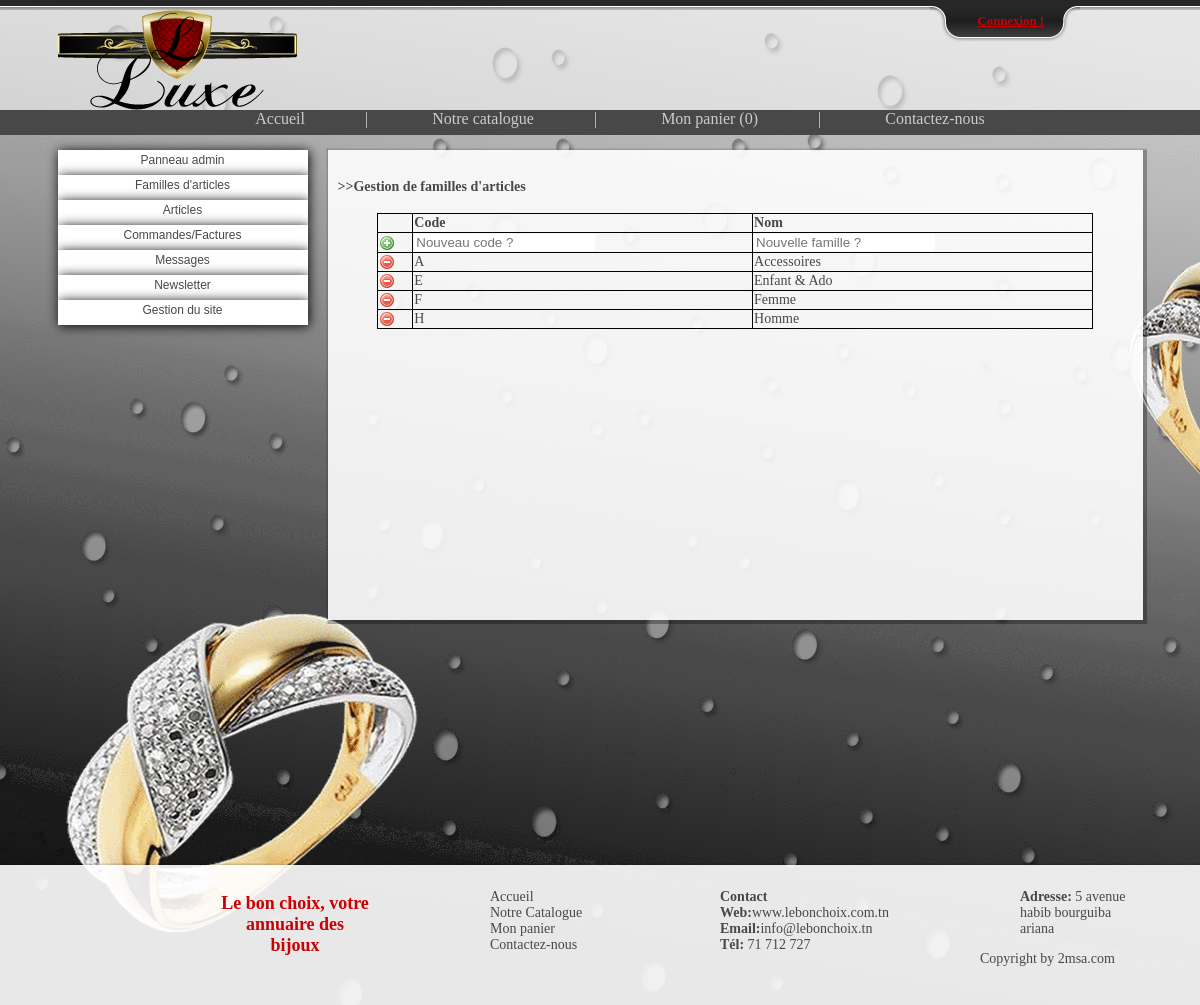
The app's page /root/g_famill/liste.php, older data.
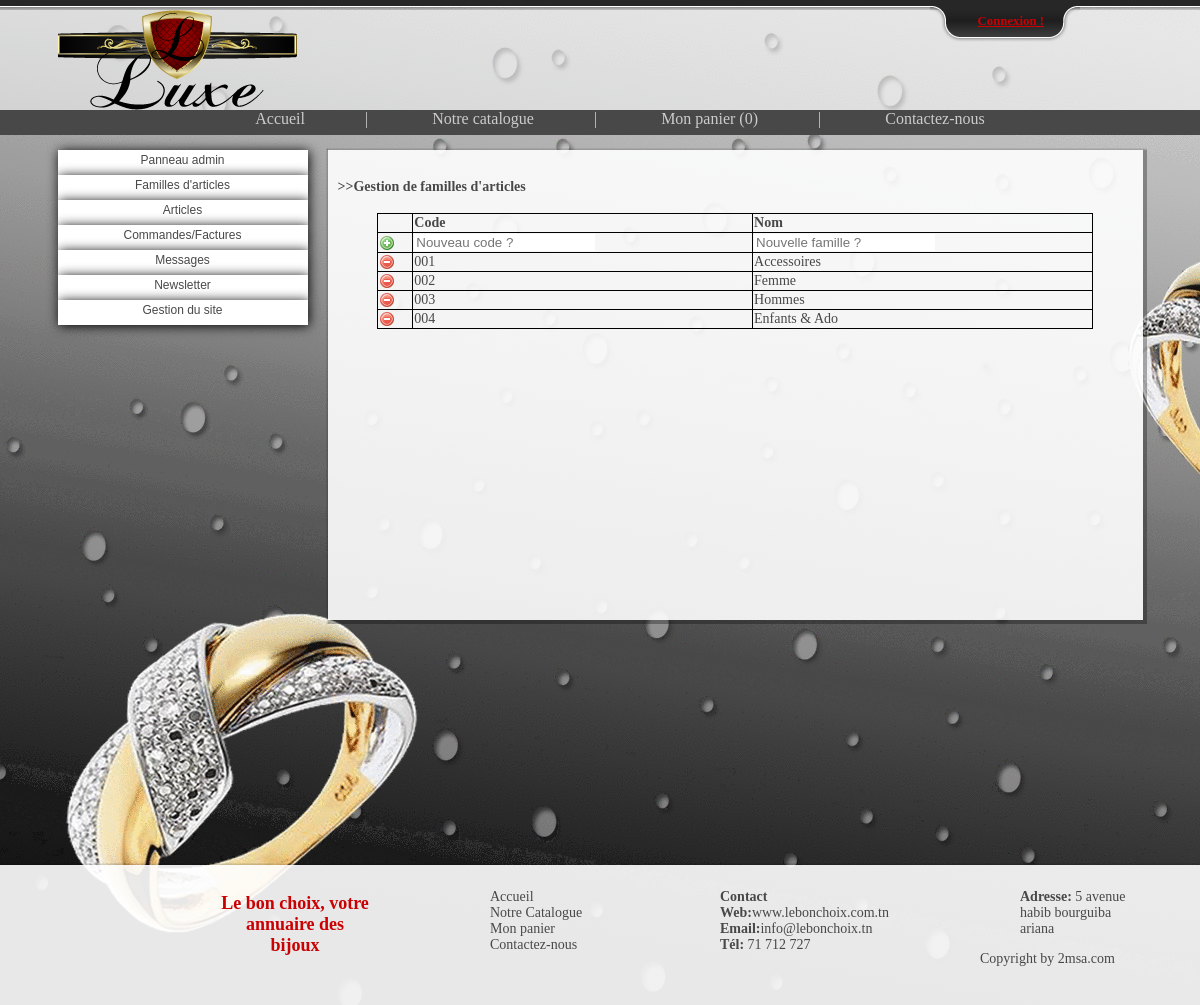
The same page, newer data.
### tables this page shows
CREATE TABLE IF NOT EXISTS `famill_article` (
  `code_famill_art` varchar(50) NOT NULL,
  `nom_famill_art` varchar(100) NOT NULL,
  PRIMARY KEY (`code_famill_art`)
);

### include/config.php (called while the page is built, shortened)
<?php
$adress_du_site="http://127.0.0.1/lebonchoix/lebonchoix";
?>

### include/function.php (called while the page is built, shortened)
<?php
include('config.php');
function nombre_article_dans_panier()
{
	$nbr_article = count($_SESSION['panier']['id_article']);
	return $nbr_article;
}
?>

### root/g_famill/liste.php (the view, shortened to what this page needs)
<?php include('../../include/function.php');?>
<!DOCTYPE html PUBLIC "-//W3C//DTD XHTML 1.0 Transitional//EN" "http://www.w3.org/TR/xhtml1/DTD/xhtml1-transitional.dtd">
<html xmlns="http://www.w3.org/1999/xhtml">
<head>
<link href="../../style/style.css" rel="stylesheet" type="text/css" />
</head>
<body>
<?php include('../../function/top_bar.php'); ?>
    <div id="head">
        <div id="head_container">
            <div id="head_logo">
                <img src="../../style/img/logo.png" alt="Le Bon Choix !"/>
            </div>
        </div>
    </div>
    <?php include('../../function/nav.php');?>
    <div id="contenant">
        <div id="side_bar">
        <?php
        include('../menuadmin.php');
        ?>
        </div>
        <div id="container">
            <div id="container_under_admin" class="g_box">
                <h4>>>Gestion de familles d'articles</h4>
<?php
$result_famille_affiche = mysql_query("SELECT * FROM famill_article;", $connection);
$nbr_ligne = mysql_num_rows($result_famille_affiche);
echo'
<table width="600px" id="ad_table" class="center">
<tr><td></td><td><b>Code</b></td><td><b>Nom</b></td></tr>
<form action="fonction_ajout.php" method="post">
<tr>
	<td><input border="0" src="../../style/img/b_add.png" type="image" Value=submit title="Ajouter"><input type="hidden"value="'.$nbr_ligne.'" name="nbr_ligne"></td>
	<td><input type="text" name="code_famill_art" required="required" class="global_input" placeholder="Nouveau code ?" style="border:none"/></td>
	<td><input type="text" name="nom_famill_art" required="required" class="global_input" placeholder="Nouvelle famille ?" style="border:none"/></td>
</tr>
</form>
';
while ($affected_rows_famille_affiche = mysql_fetch_object($result_famille_affiche) )
{
	echo'
		<tr>
			<td>
				<form action="" method="post">
				<a href="fonction_supp.php?code_famill_art='.$affected_rows_famille_affiche->code_famill_art.'"><img src="../../style/img/b_drop.png" title="Supprimer"/></a>
			</td>
			<td>'.$affected_rows_famille_affiche->code_famill_art.'</td>
			<td>'.$affected_rows_famille_affiche->nom_famill_art.'</td>
				</form>
		</tr>
		';
}
echo'</table>';
?>
            </div>
        </div>
    </div>
    <div id="footer">
        <?php include('../../function/footer.php');?>
    </div>
</body>
</html>

### function/top_bar.php (shortened to what this page needs)
<div id="toppanel">
	<div class="tab">
		<ul class="login">
			<li class="left">&nbsp;</li>
			<li>
            <?php
            if (isset($_SESSION['admin']))
            {
                echo'<a href="'.$adress_du_site.'/root/index.php"><span class="nav_activ">ESPACE ADMIN</span></a> | ';
                echo'<a href="'.$adress_du_site.'/function/deconexion.php">DECONEXION</a>';
            }
            else
            {
                if (isset($_SESSION['client']))
                {
					$clt = $_SESSION['client'];
                    echo $clt.'  |  ' ;
                    echo'<a href="'.$adress_du_site.'/function/deconexion.php">DECONEXION</a>';
                }
				else{echo'
				<li id="toggle">
					<a id="open" href="#">Connexion !</a>
					<a id="close" style="display: none;" href="#">Fermer !</a>
				</li>
				';}
			}
            ?>
            </li>
			<li class="right">&nbsp;</li>
		</ul>
	</div>

### function/nav.php (shortened to what this page needs)
<?php
echo'
<div id="nav">
	<ul>
		<li><a href="'.$adress_du_site.'/index.php">Accueil</a></li>|
		<li><a href="'.$adress_du_site.'/catalogue.php">Notre catalogue</a></li>|
		<li><a href="'.$adress_du_site.'/panier.php">Mon panier ('.nombre_article_dans_panier().')</a></li>|';
echo'
		<li><a href="'.$adress_du_site.'/contact.php">Contactez-nous</a></li>
	</ul>
</div>
';
?>

### root/menuadmin.php (shortened to what this page needs)
<div id="menu_admin">
	<div class="menu"><a href="<?php echo $adress_du_site ;?>/root/index.php">Panneau admin</a>
    </div>
	<div class="menu"><a href="#">Familles d'articles</a>
	</div>
    <div class="menu" ><a href="<?php echo $adress_du_site ;?>/root/g_article/liste.php">Articles</a>
    </div>
    <div class="menu"><a href="<?php echo $adress_du_site ;?>/root/g_commandes/liste.php">Commandes/Factures</a>
    </div>
    <div class="menu"><a href="<?php echo $adress_du_site ;?>/root/g_contactez-nous/affich.php">Messages</a>
    </div>
    <div class="menu"><a href="<?php echo $adress_du_site ;?>/root/newsletter/affich.php">Newsletter</a>
    </div>
    <div class="menu"><a href="#">Gestion du site</a>
    </div>
</div>

### function/footer.php
<div id="footer" class="g_box">
<div id="footer1">
<p class="footer_titre">Le bon choix, votre annuaire des bijoux</p>
</div>
<div id="footer2">
<ul>
<li class="footer_sous_titre">Accueil</li>
<li class="footer_sous_titre">Notre Catalogue</li>
<li class="footer_sous_titre">Mon panier</li>
<li class="footer_sous_titre">Contactez-nous</li>
</ul>
</div>
<div id="footer3">
<ul>
<li class="footer_sous_titre"><b>Contact</b></li>
<li class="footer_sous_titre"><b>Web:</b>www.lebonchoix.com.tn</li>
<li class="footer_sous_titre"><b>Email:</b>info@lebonchoix.tn</li>
<li class="footer_sous_titre"><b>Tél:</b> 71 712 727</li>
</ul>
</div>
<div id="footer4">
<ul>
<li class="footer_sous_titre"><b>Adresse:</b> 5 avenue habib bourguiba ariana</li>
</ul>
<br /><br />
<p class="footer_sous_titre">Copyright by 2msa.com</p>
</div>
</div>

### style/style.css (style rules this page uses)
html, body { border: 0; margin: 0; padding: 0; }
body { background-image:url(img/bg.png); background-repeat:no-repeat; }
img { border:none; }
#head { height:100px;background-color: rgba(255, 255, 255, 0.5); }
#head_container { height:100px;width:1085px;margin:0 auto; }
#head_logo { float:left;height:100px;width:250px; }
#head_logo img { border:none; }
#nav { text-align:center;height:25px;background:#484848;list-style-type:none;color:#ccc;margin-top:-16px; }
#nav li { display:inline-block;padding-left:60px;padding-right:60px; }
#nav ul li a { color: #ccc;text-decoration:none;text-align:center; }
#contenant { height:700px;width:1085px;margin:15px auto; }
#side_bar { float:left;width:250px;height:700px; }
.menu { position:relative; }
#menu_admin { color:#484848;float:left;display:inline; }
#menu_admin div { width:250px;text-align:center;z-index:100;box-shadow: 1px 1px 12px #000; }
#menu_admin div a:link, #menu_admin div a:visited, #menu_admin div a:hover { color:#484848;font-family:arial,sans-serif;font-size:12px;text-decoration:none;padding-top:3px; height:22px;display:block; }
#menu_admin div a:link, #menu_admin div a:visited { background:#fff; }
#container { float:right;height:700px;width:815px; }
#container_under_admin { height:450px;overflow:scroll; text-align:justify; }
.g_box { -webkit-box-shadow:0.5px 0.5px 1px 3px rgba(0, 0, 0, .3);box-shadow:0.5px 0.5px 1px 3px rgba(0, 0, 0, .3);background-color: rgba(255, 255, 255, 0.9);font-size:14px;color:#484848;padding:10px; }
.global_input { color:#ca0003; }
#footer { height:120px; }
#footer1 { float:left;width:150px;margin-left:210px; }
#footer2 { float:left;width:150px;margin-left:80px; }
#footer3 { float:left;width:220px;margin-left:80px; }
#footer4 { float:left;width:150px;margin-left:80px; }
.footer_titre { color:#ca0003;font-size:18px;font-weight:bold; float:left; }
.footer_sous_titre { text-align:left; }
#footer ul { list-style-type:none;float:left; }
.tab { background: url(../style/img/connexion/tab_b.png) repeat-x 0 0;height: 10px;position: relative;top: 0;z-index: 999; }
.tab ul.login { display: block;position: relative;float: right;clear: right;height: 32px;width: auto;font-weight: bold;line-height: 42px;margin: 0;right: 120px; color: white;font-size: 80%;text-align: center; }
.tab ul.login li.left { background: url(../style/img/connexion/tab_l.png) no-repeat left 0;height: 42px;width: 30px;padding: 0;margin: 0;display: block;float: left; }
.tab ul.login li.right { background: url(../style/img/connexion/tab_r.png) no-repeat left 0;height: 42px;width: 30px;padding: 0;margin: 0;display: block;float: left; }
.tab ul.login li { text-align: left;padding: 0 6px;display: block;float: left;height: 42px;background: url(../style/img/connexion/tab_m.png) repeat-x 0 0; }
.tab ul.login li a { color: #ca0003; }
#toppanel { position:absolute;top: 0;width: 100%; z-index: 10000000;text-align: center;margin-left: auto;margin-right: auto; }
.center { margin-left:auto;margin-right:auto; }
#ad_table { border-collapse:collapse; width:90%; }
#ad_table tr td { border:1px solid black; }

Row changes from the older to the newer data that the page shows:
removed famill_article: code_famill_art "A", nom_famill_art "Accessoires"
removed famill_article: code_famill_art "E", nom_famill_art "Enfant & Ado"
removed famill_article: code_famill_art "F", nom_famill_art "Femme"
removed famill_article: code_famill_art "H", nom_famill_art "Homme"
added famill_article: code_famill_art "001", nom_famill_art "Accessoires"
added famill_article: code_famill_art "002", nom_famill_art "Femme"
added famill_article: code_famill_art "003", nom_famill_art "Hommes"
added famill_article: code_famill_art "004", nom_famill_art "Enfants & Ado"
